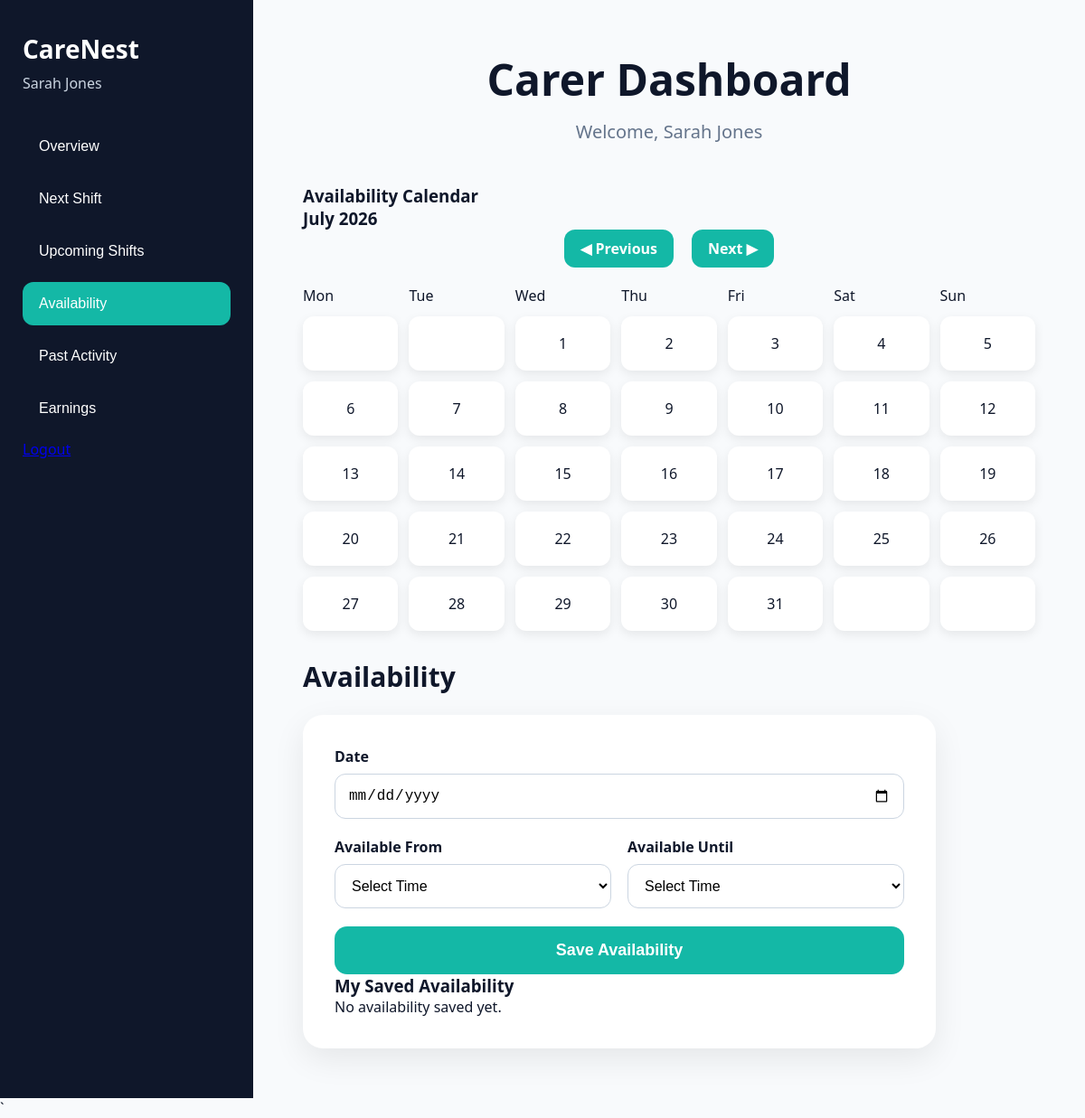
Page /carer-dashboard/?month=7&year=2026 (signed in) on the earlier database version.
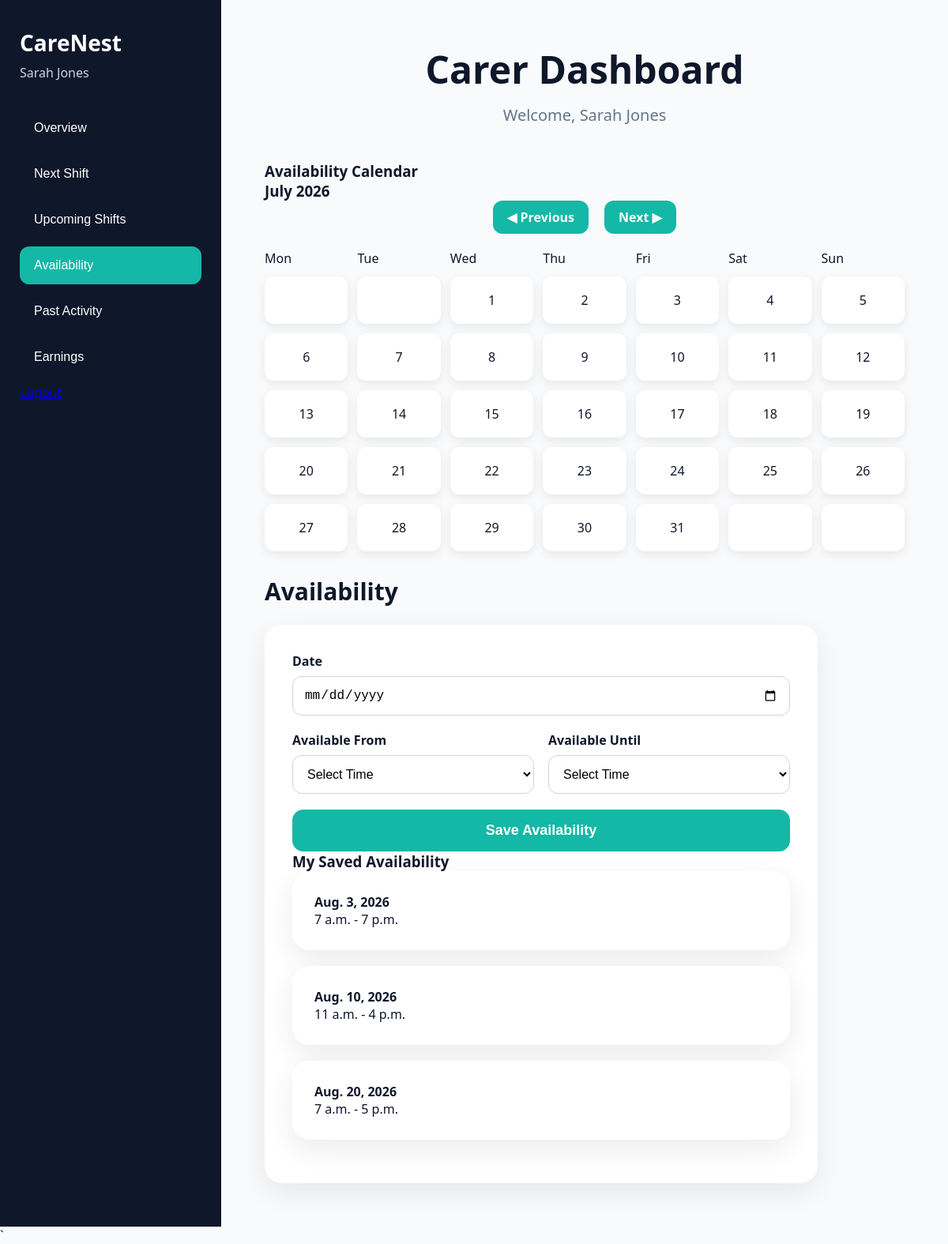
Same page on the later database version.
### carers/models.py (models this page shows, shortened)
class Availability(models.Model):
    DAYS = (
        ('Monday', 'Monday'),
        ('Tuesday', 'Tuesday'),
        ('Wednesday', 'Wednesday'),
        ('Thursday', 'Thursday'),
        ('Friday', 'Friday'),
        ('Saturday', 'Saturday'),
        ('Sunday', 'Sunday'),
    )
    carer = models.ForeignKey(
        Carer,
        on_delete=models.CASCADE,
        related_name='availabilities'
    )
    date = models.DateField()
    start_time = models.TimeField()
    end_time = models.TimeField()
    is_available = models.BooleanField(
        default=True
    )

### carers/views.py (the view, shortened to what this page needs)
# urls.py: path('carer-dashboard/', carer_dashboard, name='carer_dashboard'),
@login_required
def carer_dashboard(request):
    carer = getattr(request.user, 'carer_profile', None)
    if carer is None:
        return render(
            request,
            'carers/not_a_carer.html'
        )
    print("POST RECEIVED")
    availabilities = Availability.objects.filter(
       carer=carer
    ).order_by('date')
    availability_dates = []
    for availability in availabilities:
        availability_dates.append(
            availability.date.strftime('%Y-%m-%d')
        )
    today = date.today()
    upcoming_bookings = Booking.objects.filter(
        carer=carer,
        booking_date__gte=today
    ).order_by('booking_date', 'start_time')
    past_bookings = Booking.objects.filter(
    carer=carer,
    status='completed'
    ).order_by('-booking_date')
    total_hours = 0
    for booking in past_bookings:
        start_datetime = datetime.combine(
            booking.booking_date,
            booking.start_time
        )
        end_datetime = datetime.combine(
            booking.booking_date,
            booking.end_time
        )
        if end_datetime < start_datetime:
            end_datetime += timedelta(days=1)
    duration = end_datetime - start_datetime
    total_hours += duration.total_seconds() / 3600
    estimated_earnings = total_hours * float(carer.hourly_rate)
    next_booking = upcoming_bookings.first()
    today = date.today()
    month = request.GET.get("month")
    year = request.GET.get("year")
    if month is None:
        month = today.month
    if year is None:
        year = today.year
    month = int(month)
    year = int(year)
    if month > 12:
        month = 1
        year += 1
    if month < 1:
        month = 12
        year -= 1
    cal = calendar.monthcalendar(year, month)
    month_name = calendar.month_name[month]
    return render(
        request,
        'carers/carer_dashboard.html',
        {
            'carer': carer,
            'next_booking': next_booking,
            'upcoming_bookings': upcoming_bookings,
            'past_bookings': past_bookings,
            'total_hours': round(total_hours, 2),
            'estimated_earnings': round(estimated_earnings, 2),
            'calendar': cal,
            'month': month,
            'year': year,
            'month_name': month_name,
            'availabilities': availabilities,
            'availability_dates': availability_dates,
            'calendar': cal,
            'month': month,
            'year': year,
            'month_name': month_name,
        }
   )

### carers/templates/carers/carer_dashboard.html (shortened to what this page needs)
<!DOCTYPE html>
<html>
<head>
</head>
<body>
<div class="dashboard-layout">
    <aside class="sidebar">
        <h2>CareNest</h2>
        <p>{{ carer.full_name }}</p>
        <button class="tab-button active" onclick="showTab('overview', this)">
            Overview
        </button>
        <button class="tab-button" onclick="showTab('next-shift', this)">
            Next Shift
        </button>
        <button class="tab-button" onclick="showTab('upcoming', this)">
            Upcoming Shifts
        </button>
        <button class="tab-button" onclick="showTab('availability', this)">
            Availability
        </button>
        <button class="tab-button" onclick="showTab('past', this)">
            Past Activity
        </button>
        <button class="tab-button" onclick="showTab('earnings', this)">
            Earnings
        </button>
        <a href="/logout/">Logout</a>
    </aside>
    <main class="main-content">
        <div class="top-header">
            <h1>Carer Dashboard</h1>
            <p>Welcome, {{ carer.full_name }}</p>
        </div>
        <section id="availability" class="tab-content">
           <h3>Availability Calendar</h3>
<h3>{{ month_name }} {{ year }}</h3>
<div class="calendar-nav">
    <a class="calendar-btn"
       href="?month={{ month|add:'-1' }}&year={{ year }}">
        ◀ Previous
    </a>
    <a class="calendar-btn"
       href="?month={{ month|add:'1' }}&year={{ year }}">
        Next ▶
    </a>
</div>
<div class="calendar-grid">
    <div class="calendar-header">Mon</div>
    <div class="calendar-header">Tue</div>
    <div class="calendar-header">Wed</div>
    <div class="calendar-header">Thu</div>
    <div class="calendar-header">Fri</div>
    <div class="calendar-header">Sat</div>
    <div class="calendar-header">Sun</div>
    {% for week in calendar %}
        {% for day in week %}
        <div class="calendar-day"
            data-year="{{ year }}"
            data-month="{{ month }}"
            data-day="{{ day }}"
            onclick="selectCalendarDay(this)">
            {% if day %}
                {{ day }}
            {% endif %}
        </div>
        {% endfor %}
    {% endfor %}
</div>
            <h2 class="section-title">Availability</h2>
            <div class="availability-card">
                <form method="post">
                <div class="form-group">
                    <label>Date</label>
                    <input type="date"
                        id="availability-date"
                        name="date">
                </div>
                <div class="time-row">
                    <div class="form-group">
                        <label>Available From</label>
                        <select name="start_time">
                            <option value="">Select Time</option>
                        </select>
                    </div>
                    <div class="form-group">
                        <label>Available Until</label>
                        <select name="end_time">
                            <option value="">Select Time</option>
                        </select>
                    </div>
                </div>
                <button class="save-btn" type="submit">
                    Save Availability
                </button>
                <h3>My Saved Availability</h3>
{% for availability in availabilities %}
    <div class="booking-card">
        <strong>
            {{ availability.date }}
        </strong>
        <p>
            {{ availability.start_time }}
            -
            {{ availability.end_time }}
        </p>
    </div>
{% empty %}
    <p>No availability saved yet.</p>
{% endfor %}
        </form>
            </div>
        </section>
    </main>
</div>
`
</body>
</html>

Differences in the rows shown:
added Availability: date "Aug. 3, 2026", start_time "7 a.m.", end_time "7 p.m."
added Availability: date "Aug. 10, 2026", start_time "11 a.m.", end_time "4 p.m."
added Availability: date "Aug. 20, 2026", start_time "7 a.m.", end_time "5 p.m."
Other differences:
text no longer shown: "No availability saved yet."
